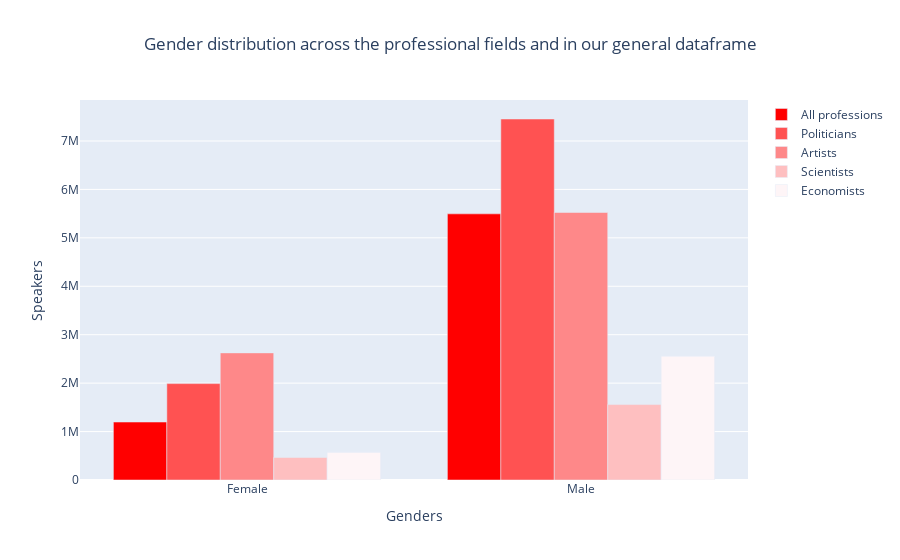

Notebook source saved alongside this figure:
### Markdown cell above
Let's now plot the genders' distributions per professions and for the background dataframe.

### Code cell
trace_back = go.Bar(x = df_back.index, y = df_back['background'], name = "All professions", marker_color = colors[0])
trace_pol = go.Bar(x = df_prof.index, y = df_prof['politicians'], name = "Politicians", marker_color = colors[3])
trace_art = go.Bar(x = df_prof.index, y = df_prof['artists'], name = "Artists", marker_color = colors[5])
trace_sci = go.Bar(x = df_prof.index, y = df_prof['scientists'], name = "Scientists", marker_color = colors[7])
trace_eco = go.Bar(x = df_prof.index, y = df_prof['economists'], name = "Economists", marker_color = colors[9])

my_layout = {
    'title': 'Gender distribution across the professional fields and in our general dataframe',
    'xaxis': {'title': 'Genders'},
    'yaxis': {'title': 'Speakers'},
    }

fig = go.Figure()
fig.add_trace(trace_back)
fig.add_trace(trace_pol)
fig.add_trace(trace_art)
fig.add_trace(trace_sci)
fig.add_trace(trace_eco)
fig.update_layout(my_layout,title_x = 0.5)

fig.show()

### Figure 1 — Plotly figure (JSON) as saved in the notebook; plotly's stock layout.template omitted (floating-point values rounded to 4 significant figures)
{"data": [{"marker": {"color": "#FF0000"}, "name": "All professions", "type": "bar", "x": ["Female", "Male"], "y": [1196564, 5494955]}, {"marker": {"color": "#FF5252"}, "name": "Politicians", "type": "bar", "x": ["Female", "Male"], "y": [1990398, 7453866]}, {"marker": {"color": "#FE8889"}, "name": "Artists", "type": "bar", "x": ["Female", "Male"], "y": [2624796, 5523509]}, {"marker": {"color": "#FEBFC0"}, "name": "Scientists", "type": "bar", "x": ["Female", "Male"], "y": [464902, 1557733]}, {"marker": {"color": "#FEF5F7"}, "name": "Economists", "type": "bar", "x": ["Female", "Male"], "y": [570330, 2554092]}], "layout": {"title": {"text": "Gender distribution across the professional fields and in our general dataframe", "x": 0.5}, "xaxis": {"title": {"text": "Genders"}}, "yaxis": {"title": {"text": "Speakers"}}}}
